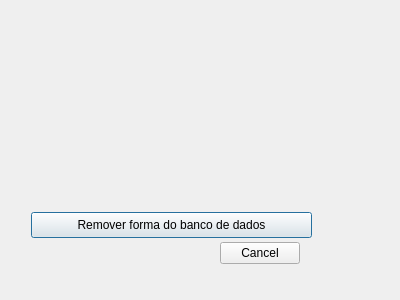
<?xml version="1.0" encoding="UTF-8"?>
<ui version="4.0">
 <class>FindWindow</class>
 <widget class="QDialog" name="FindWindow">
  <property name="geometry">
   <rect>
    <x>0</x>
    <y>0</y>
    <width>400</width>
    <height>300</height>
   </rect>
  </property>
  <property name="windowTitle">
   <string>Dialog</string>
  </property>
  <widget class="QPushButton" name="remove">
   <property name="geometry">
    <rect>
     <x>31</x>
     <y>212</y>
     <width>281</width>
     <height>26</height>
    </rect>
   </property>
   <property name="text">
    <string>Remover forma do banco de dados</string>
   </property>
  </widget>
  <widget class="QDialogButtonBox" name="buttonBox">
   <property name="geometry">
    <rect>
     <x>220</x>
     <y>240</y>
     <width>80</width>
     <height>26</height>
    </rect>
   </property>
   <property name="orientation">
    <enum>Qt::Horizontal</enum>
   </property>
   <property name="standardButtons">
    <set>QDialogButtonBox::Cancel</set>
   </property>
  </widget>
  <widget class="RenderArea" name="RenderArea" native="true">
   <property name="geometry">
    <rect>
     <x>20</x>
     <y>20</y>
     <width>311</width>
     <height>141</height>
    </rect>
   </property>
  </widget>
 </widget>
 <customwidgets>
  <customwidget>
   <class>RenderArea</class>
   <extends>QWidget</extends>
   <header>renderarea.hpp</header>
   <container>1</container>
  </customwidget>
 </customwidgets>
 <resources/>
 <connections>
  <connection>
   <sender>buttonBox</sender>
   <signal>accepted()</signal>
   <receiver>FindWindow</receiver>
   <slot>accept()</slot>
   <hints>
    <hint type="sourcelabel">
     <x>248</x>
     <y>254</y>
    </hint>
    <hint type="destinationlabel">
     <x>157</x>
     <y>274</y>
    </hint>
   </hints>
  </connection>
  <connection>
   <sender>buttonBox</sender>
   <signal>rejected()</signal>
   <receiver>FindWindow</receiver>
   <slot>reject()</slot>
   <hints>
    <hint type="sourcelabel">
     <x>316</x>
     <y>260</y>
    </hint>
    <hint type="destinationlabel">
     <x>286</x>
     <y>274</y>
    </hint>
   </hints>
  </connection>
 </connections>
</ui>
